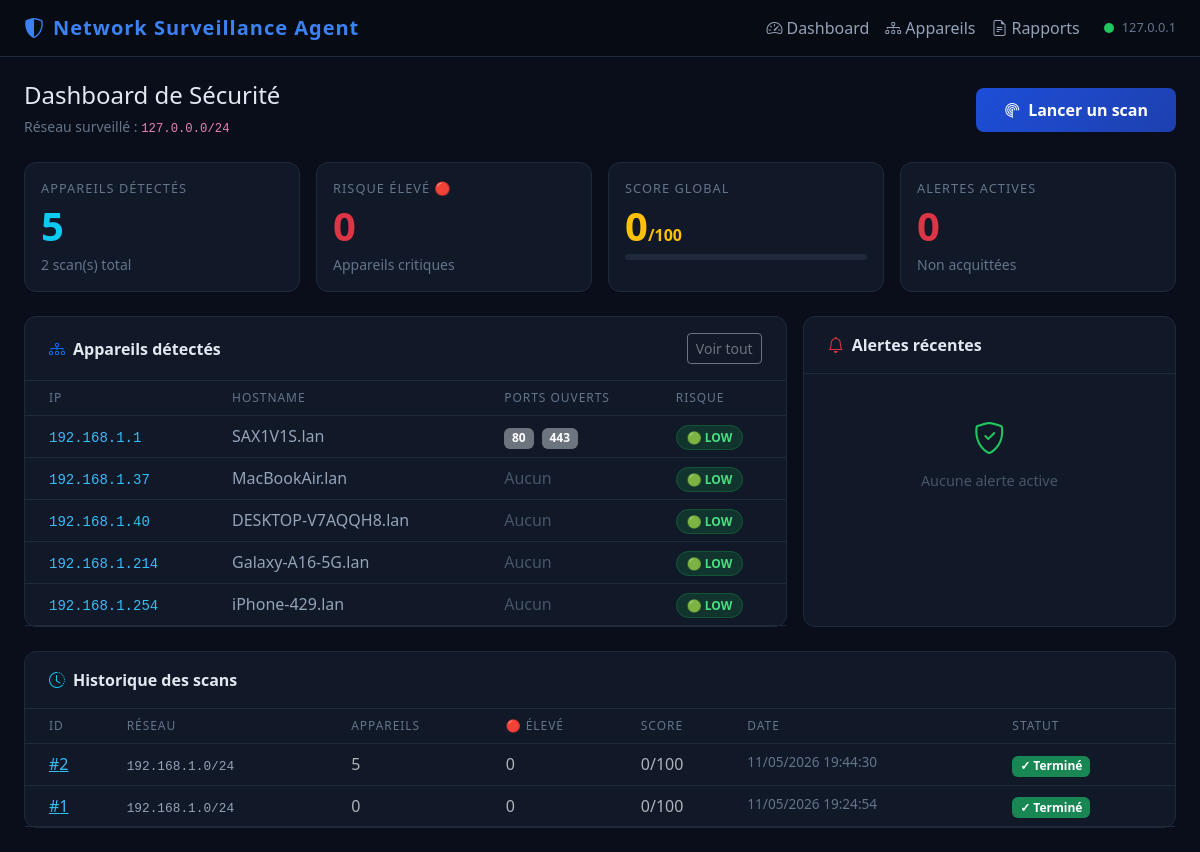
The page / on the database its author committed.
### tables this page shows
CREATE TABLE scans (
                id INTEGER PRIMARY KEY AUTOINCREMENT,
                started_at TEXT NOT NULL,
                finished_at TEXT,
                network_range TEXT,
                total_devices INTEGER DEFAULT 0,
                high_risk INTEGER DEFAULT 0,
                medium_risk INTEGER DEFAULT 0,
                low_risk INTEGER DEFAULT 0,
                global_score INTEGER DEFAULT 0,
                status TEXT DEFAULT 'running'
            );

CREATE TABLE devices (
                id INTEGER PRIMARY KEY AUTOINCREMENT,
                scan_id INTEGER NOT NULL,
                ip TEXT NOT NULL,
                mac TEXT DEFAULT 'Inconnu',
                hostname TEXT DEFAULT 'Inconnu',
                vendor TEXT DEFAULT 'Inconnu',
                open_ports TEXT DEFAULT '[]',
                risk_level TEXT DEFAULT 'low',
                risk_score INTEGER DEFAULT 0,
                detected_at TEXT NOT NULL,
                FOREIGN KEY (scan_id) REFERENCES scans(id)
            );

### web/app.py (the view)
@app.route("/")
def index():
    stats = get_global_stats()
    latest_scan = get_latest_scan()
    devices = []
    alerts = get_unacknowledged_alerts()[:5]
    recent_scans = get_scans(limit=5)
    if latest_scan:
        devices = get_devices(latest_scan["id"])[:10]
    return render_template("index.html",
        stats=stats,
        latest_scan=latest_scan,
        devices=devices,
        alerts=alerts,
        recent_scans=recent_scans,
        local_ip=get_local_ip(),
        network_range=os.getenv("NETWORK_RANGE") or get_network_range(),
    )

### app/database.py (called while the page is built)
def get_connection() -> sqlite3.Connection:
    conn = sqlite3.connect(DB_PATH)
    conn.row_factory = sqlite3.Row
    conn.execute("PRAGMA journal_mode=WAL")
    return conn

def get_scans(limit: int = 20) -> list:
    with get_connection() as conn:
        rows = conn.execute(
            "SELECT * FROM scans ORDER BY started_at DESC LIMIT ?", (limit,)
        ).fetchall()
        return [dict(r) for r in rows]

def get_latest_scan() -> Optional[dict]:
    with get_connection() as conn:
        row = conn.execute(
            "SELECT * FROM scans WHERE status = 'completed' ORDER BY finished_at DESC LIMIT 1"
        ).fetchone()
        return dict(row) if row else None

def get_devices(scan_id: int) -> list:
    with get_connection() as conn:
        rows = conn.execute(
            "SELECT * FROM devices WHERE scan_id = ? ORDER BY risk_score DESC",
            (scan_id,)
        ).fetchall()
        result = []
        for r in rows:
            d = dict(r)
            d["open_ports"] = json.loads(d["open_ports"])
            result.append(d)
        return result

def get_unacknowledged_alerts() -> list:
    with get_connection() as conn:
        rows = conn.execute(
            "SELECT * FROM alerts WHERE acknowledged = 0 ORDER BY created_at DESC"
        ).fetchall()
        return [dict(r) for r in rows]

def get_global_stats() -> dict:
    with get_connection() as conn:
        total_scans = conn.execute("SELECT COUNT(*) FROM scans WHERE status='completed'").fetchone()[0]
        total_devices = conn.execute("SELECT COUNT(*) FROM devices").fetchone()[0]
        total_alerts = conn.execute("SELECT COUNT(*) FROM alerts WHERE acknowledged=0").fetchone()[0]
        last_scan = get_latest_scan()
        return {
            "total_scans": total_scans,
            "total_devices": total_devices,
            "unacknowledged_alerts": total_alerts,
            "last_scan": last_scan,
        }

### app/utils.py (called while the page is built)
def get_local_ip() -> str:
    try:
        with socket.socket(socket.AF_INET, socket.SOCK_DGRAM) as s:
            s.connect(("8.8.8.8", 80))
            return s.getsockname()[0]
    except Exception:
        return "127.0.0.1"

def get_network_range(local_ip: str = None) -> str:
    ip = local_ip or get_local_ip()
    parts = ip.split(".")
    return f"{parts[0]}.{parts[1]}.{parts[2]}.0/24"

def risk_to_emoji(risk_level: str) -> str:
    return {
        "high": "🔴",
        "medium": "🟡",
        "low": "🟢",
    }.get(risk_level, "⚪")

### web/templates/index.html (shortened to what this page needs)
<!DOCTYPE html>
<html lang="fr" data-bs-theme="dark">
<head>
    <link href="https://cdn.jsdelivr.net/npm/bootstrap@5.3.0/dist/css/bootstrap.min.css" rel="stylesheet">
    <link href="https://cdn.jsdelivr.net/npm/bootstrap-icons@1.11.0/font/bootstrap-icons.css" rel="stylesheet">
</head>
<body>
<nav class="navbar navbar-expand-lg sticky-top">
    <div class="container-fluid px-4">
        <a class="navbar-brand" href="/">
            <i class="bi bi-shield-shaded me-2"></i>Network Surveillance Agent
        </a>
        <div class="d-flex align-items-center gap-3 ms-auto">
            <a class="nav-link" href="/"><i class="bi bi-speedometer2 me-1"></i>Dashboard</a>
            <a class="nav-link" href="/devices"><i class="bi bi-diagram-3 me-1"></i>Appareils</a>
            <a class="nav-link" href="/reports"><i class="bi bi-file-earmark-text me-1"></i>Rapports</a>
            <div class="d-flex align-items-center gap-2 ms-2">
                <div class="pulse-dot"></div>
                <span style="font-size:0.8rem;color:#64748b;">{{ local_ip }}</span>
            </div>
        </div>
    </div>
</nav>
<div class="container-fluid px-4 py-4">
    <div class="d-flex align-items-center justify-content-between mb-4">
        <div>
            <h4 class="mb-1" style="color:#e2e8f0;">Dashboard de Sécurité</h4>
            <small style="color:#64748b;">Réseau surveillé : <code>{{ network_range }}</code></small>
        </div>
        <div class="d-flex gap-2 align-items-center">
            <button class="btn scan-btn text-white" id="scanBtn" onclick="startScan()">
                <i class="bi bi-radar me-2"></i>Lancer un scan
            </button>
        </div>
    </div>
    <div class="row g-3 mb-4">
        <div class="col-6 col-lg-3">
            <div class="card stat-card h-100 p-3">
                <div class="label">Appareils détectés</div>
                <div class="number text-info">{{ stats.last_scan.total_devices if stats.last_scan else 0 }}</div>
                <small style="color:#64748b;" class="mt-2">{{ stats.total_scans }} scan(s) total</small>
            </div>
        </div>
        <div class="col-6 col-lg-3">
            <div class="card stat-card h-100 p-3">
                <div class="label">Risque élevé 🔴</div>
                <div class="number text-danger">{{ stats.last_scan.high_risk if stats.last_scan else 0 }}</div>
                <small style="color:#64748b;" class="mt-2">Appareils critiques</small>
            </div>
        </div>
        <div class="col-6 col-lg-3">
            <div class="card stat-card h-100 p-3">
                <div class="label">Score global</div>
                <div class="number text-warning">{{ stats.last_scan.global_score if stats.last_scan else 0 }}<small style="font-size:1rem">/100</small></div>
                <div class="score-bar mt-2">
                </div>
            </div>
        </div>
        <div class="col-6 col-lg-3">
            <div class="card stat-card h-100 p-3">
                <div class="label">Alertes actives</div>
                <div class="number text-danger">{{ stats.unacknowledged_alerts }}</div>
                <small style="color:#64748b;" class="mt-2">Non acquittées</small>
            </div>
        </div>
    </div>
    <div class="row g-3 mb-4">
        <div class="col-lg-8">
            <div class="card h-100">
                <div class="card-header d-flex justify-content-between align-items-center py-3 px-4">
                    <span style="font-weight:600;color:#e2e8f0;"><i class="bi bi-diagram-3 me-2 text-primary"></i>Appareils détectés</span>
                    <a href="/devices" class="btn btn-sm btn-outline-secondary">Voir tout</a>
                </div>
                <div class="card-body p-0">
                    {% if devices %}
                    <table class="table table-hover mb-0">
                        <thead><tr>
                            <th class="ps-4">IP</th>
                            <th>Hostname</th>
                            <th>Ports ouverts</th>
                            <th>Risque</th>
                        </tr></thead>
                        <tbody>
                        {% for d in devices %}
                        <tr>
                            <td class="ps-4"><code style="color:#38bdf8;">{{ d.ip }}</code></td>
                            <td style="color:#94a3b8;">{{ d.hostname[:20] }}</td>
                            <td>
                                {% set ports = d.open_ports|from_json if d.open_ports is string else d.open_ports %}
                                {% for p in ports[:4] %}
                                    <span class="badge bg-secondary me-1">{{ p.port if p is mapping else p }}</span>
                                {% endfor %}
                                {% if not ports %}<span style="color:#475569;">Aucun</span>{% endif %}
                            </td>
                            <td>
                                <span class="risk-badge badge-{{ d.risk_level }}">
                                    {{ d.risk_level|risk_emoji }} {{ d.risk_level|upper }}
                                </span>
                            </td>
                        </tr>
                        {% endfor %}
                        </tbody>
                    </table>
                    {% else %}
                    <div class="text-center py-5" style="color:#475569;">
                        <i class="bi bi-radar" style="font-size:2.5rem;"></i>
                        <p class="mt-3">Aucun scan effectué — lance ton premier scan !</p>
                    </div>
                    {% endif %}
                </div>
            </div>
        </div>
        <div class="col-lg-4">
            <div class="card h-100">
                <div class="card-header py-3 px-4">
                    <span style="font-weight:600;color:#e2e8f0;"><i class="bi bi-bell me-2 text-danger"></i>Alertes récentes</span>
                </div>
                <div class="card-body">
                    {% if alerts %}
                        {% for alert in alerts %}
                        <div class="alert-item {{ 'medium' if alert.severity == 'medium' else '' }} p-3 mb-2">
                            <div style="font-size:0.75rem;color:#f87171;font-weight:600;">{{ alert.severity|upper }}</div>
                            <div style="font-size:0.85rem;color:#e2e8f0;">{{ alert.message }}</div>
                            <div style="font-size:0.75rem;color:#64748b;">{{ alert.device_ip }} — {{ alert.created_at|format_ts }}</div>
                        </div>
                        {% endfor %}
                    {% else %}
                    <div class="text-center py-4" style="color:#475569;">
                        <i class="bi bi-shield-check" style="font-size:2rem;color:#22c55e;"></i>
                        <p class="mt-2" style="font-size:0.9rem;">Aucune alerte active</p>
                    </div>
                    {% endif %}
                </div>
            </div>
        </div>
    </div>
    <div class="card">
        <div class="card-header py-3 px-4">
            <span style="font-weight:600;color:#e2e8f0;"><i class="bi bi-clock-history me-2 text-info"></i>Historique des scans</span>
        </div>
        <div class="card-body p-0">
            {% if recent_scans %}
            <table class="table table-hover mb-0">
                <thead><tr>
                    <th class="ps-4">ID</th>
                    <th>Réseau</th>
                    <th>Appareils</th>
                    <th>🔴 Élevé</th>
                    <th>Score</th>
                    <th>Date</th>
                    <th>Statut</th>
                </tr></thead>
                <tbody>
                {% for scan in recent_scans %}
                <tr>
                    <td class="ps-4"><a href="/devices?scan_id={{ scan.id }}" style="color:#38bdf8;">#{{ scan.id }}</a></td>
                    <td><code style="color:#94a3b8;font-size:0.8rem;">{{ scan.network_range }}</code></td>
                    <td>{{ scan.total_devices }}</td>
                    <td>{% if scan.high_risk > 0 %}<span class="text-danger fw-bold">{{ scan.high_risk }}</span>{% else %}0{% endif %}</td>
                    <td>{{ scan.global_score }}/100</td>
                    <td style="color:#64748b;font-size:0.85rem;">{{ scan.started_at|format_ts }}</td>
                    <td>
                        {% if scan.status == 'completed' %}
                        <span class="badge bg-success">✓ Terminé</span>
                        {% else %}
                        <span class="badge bg-warning">⏳ En cours</span>
                        {% endif %}
                    </td>
                </tr>
                {% endfor %}
                </tbody>
            </table>
            {% else %}
            <div class="text-center py-4" style="color:#475569;">Aucun scan dans l'historique</div>
            {% endif %}
        </div>
    </div>
</div>
</body>
</html>

### web/templates/index.html (style rules this page uses)
:root { --nsa-bg: #0a0e1a; --nsa-card: #111827; --nsa-border: #1e293b; --nsa-blue: #3b82f6; --nsa-glow: rgba(59,130,246,0.15); }
body { background: var(--nsa-bg); font-family: 'Segoe UI', sans-serif; }
.navbar { background: #070b14 !important; border-bottom: 1px solid var(--nsa-border); }
.navbar-brand { color: var(--nsa-blue) !important; font-weight: 700; letter-spacing: 0.05em; }
.nav-link { color: #94a3b8 !important; }
.card { background: var(--nsa-card); border: 1px solid var(--nsa-border); border-radius: 12px; }
.card-header { background: transparent; border-bottom: 1px solid var(--nsa-border); }
.stat-card { transition: transform 0.2s, box-shadow 0.2s; }
.stat-card .number { font-size: 2.5rem; font-weight: 700; line-height: 1; }
.stat-card .label { font-size: 0.8rem; color: #64748b; text-transform: uppercase; letter-spacing: 0.08em; margin-bottom: 8px; }
.badge-low { background: rgba(22,163,74,0.2); color: #4ade80; border: 1px solid rgba(22,163,74,0.3); }
.scan-btn { background: linear-gradient(135deg, #1d4ed8, #1e40af); border: none; padding: 10px 28px; border-radius: 8px; font-weight: 600; transition: all 0.2s; }
.pulse-dot { width: 10px; height: 10px; background: #22c55e; border-radius: 50%; animation: pulse 2s infinite; }
.table { --bs-table-bg: transparent; --bs-table-border-color: var(--nsa-border); }
.table > thead > tr > th { color: #64748b; font-size: 0.75rem; text-transform: uppercase; letter-spacing: 0.08em; font-weight: 500; border-bottom-color: var(--nsa-border); }
.risk-badge { padding: 3px 10px; border-radius: 20px; font-size: 0.75rem; font-weight: 600; }
.score-bar { height: 6px; border-radius: 3px; background: var(--nsa-border); }

### rows shown on the page
scans: last_scan "5", last_scan "0", id "2", network_range "192.168.1.0/24", total_devices "5", global_score "0", started_at "11/05/2026 19:44:30", status "✓ Terminé"
devices: ip "192.168.1.1", hostname "SAX1V1S.lan", port "80" "443", risk_level|risk_emoji "🟢", risk_level "LOW"
devices: ip "192.168.1.37", hostname "MacBookAir.lan", shows "Aucun", risk_level|risk_emoji "🟢", risk_level "LOW"
devices: ip "192.168.1.40", hostname "DESKTOP-V7AQQH8.lan", shows "Aucun", risk_level|risk_emoji "🟢", risk_level "LOW"
devices: ip "192.168.1.214", hostname "Galaxy-A16-5G.lan", shows "Aucun", risk_level|risk_emoji "🟢", risk_level "LOW"
devices: ip "192.168.1.254", hostname "iPhone-429.lan", shows "Aucun", risk_level|risk_emoji "🟢", risk_level "LOW"
scans: id "1", network_range "192.168.1.0/24", total_devices "0", high_risk "0", global_score "0", started_at "11/05/2026 19:24:54", status "✓ Terminé"

### other values the page prints
{{ local_ip }} "127.0.0.1"
{{ network_range }} "127.0.0.0/24"
{{ stats.total_scans }} "2"
{{ stats.unacknowledged_alerts }} "0"
